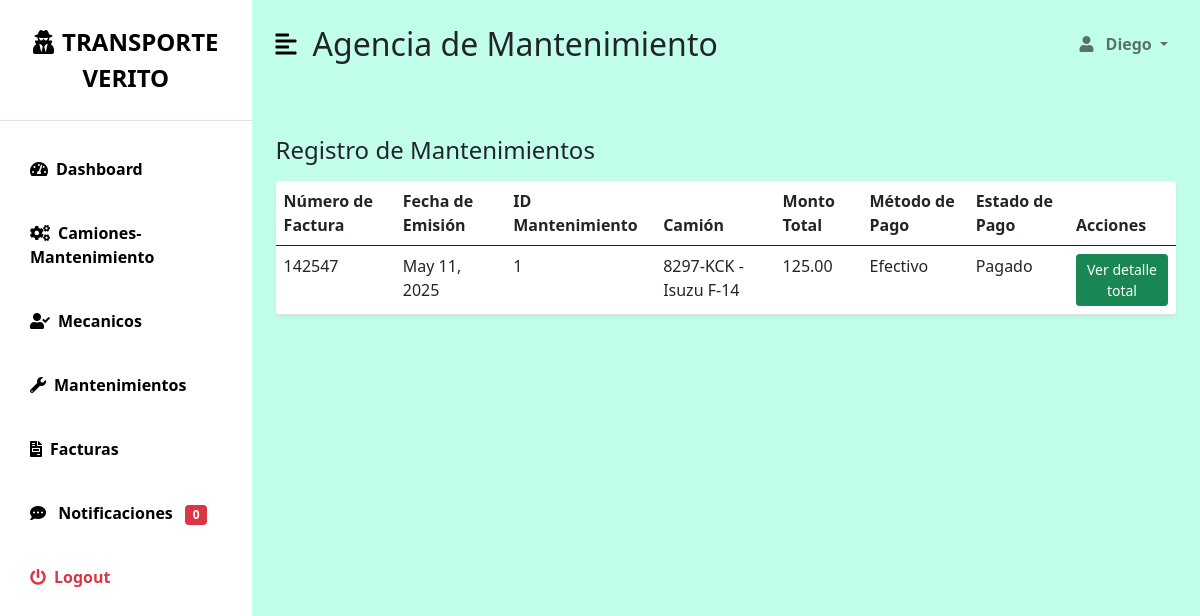
The page /facturas/ (signed in) on the database its author committed.
### myapp/models.py (models this page shows, shortened)
class User(AbstractUser):
    dni = models.CharField(max_length=8, unique=True, verbose_name="DNI")
    phone = models.CharField(max_length=15, blank=True, null=True, verbose_name="Teléfono")
    empresa = models.ForeignKey(Empresa, on_delete=models.CASCADE, verbose_name="Empresa", null=True, blank=True)
    class Meta:
        verbose_name = "Usuario"
        verbose_name_plural = "Usuarios"
    def has_role(self, role_name):
        return self.groups.filter(name=role_name).exists()

class Factura(models.Model):
    numero_factura = models.CharField(max_length=50, unique=True)
    fecha_emision = models.DateField()
    mantenimiento = models.OneToOneField(Mantenimiento, on_delete=models.SET_NULL,null=True,blank=True)
    taller = models.ForeignKey(Mecanico,on_delete=models.CASCADE)
    monto_total = models.DecimalField(max_digits=10, decimal_places=2, default=Decimal("0.00"))
    metodo_pago = models.CharField(max_length=15,choices=METODO_PAGO)  # Efectivo, Transferencia, etc.
    estado_pago = models.CharField(max_length=15,choices=ESTADO_PAGO)  # Pagado, Pendiente, etc.

class Mantenimiento(models.Model):
    motivo = models.OneToOneField(MotivoMantenimiento, on_delete=models.CASCADE)
    camion = models.ForeignKey(Camion,on_delete=models.CASCADE)
    taller = models.ForeignKey(Mecanico,on_delete=models.CASCADE)
    fecha_mantenimiento = models.DateField()
    tipo_mantenimiento = models.CharField(max_length=50,choices=TIPOS_MANTENIMIENTO)  # Preventivo, Correctivo, etc.
    estado_mantenimiento = models.CharField(max_length=20, choices=ESTADOS_MANTENIMIENTO, default='Pendiente')

class Camion(models.Model):
    foto_camion = models.ImageField(upload_to = 'camiones/')
    placa = models.CharField(max_length=10, unique=True, validators=[RegexValidator(regex=r'^[A-Z0-9-]+$', message="Formato inválido de placa.")])
    marca = models.CharField(max_length=50, choices=MARCAS_CAMIONES)
    modelo = models.CharField(max_length=50)
    year_fabricacion = models.PositiveIntegerField(validators=[MinValueValidator(1900), MaxValueValidator(date.today().year)])
    capacidad_carga = models.DecimalField(max_digits=5, decimal_places=2, default=Decimal("0.00"))
    tipo_camion = models.CharField(max_length=50, choices=TIPOS_CAMION)
    estado_operativo = models.CharField(max_length=25, choices=ESTADO_OPERATIVO_CHOICES, default='Activo')
    fecha_adquisicion = models.DateField(default=date.today)  # Fecha actual por defecto
    propietario_vehiculo = models.CharField(max_length=100, default="Desconocido")
    rendimiento_combustible = models.DecimalField(max_digits=5, decimal_places=2, default=Decimal("0.00"))
    empresa_propietaria = models.ForeignKey(Empresa,on_delete=models.CASCADE,related_name="camiones_empresa")
    notas = models.TextField(null=True, blank=True)
    def __str__(self):
       return f"{self.placa} - {self.marca} {self.modelo}"

### myapp/views.py (the view)
        def _wrapped_view(request, *args, **kwargs):
            if not request.user.is_authenticated or not request.user.has_role(role_name):
                raise PermissionDenied
            return view_func(request, *args, **kwargs)

### myapp/context_processors.py (called while the page is built)
def notificaciones(request):
    if request.user.is_authenticated:
        notificaciones_no_leidas = Notificacion.objects.filter(usuario=request.user, leido=False).count()
    else:
        notificaciones_no_leidas = 0
    return {'notificaciones_no_leidas': notificaciones_no_leidas}

### myapp/views.py (called while the page is built)
def role_required(role_name):
    def decorator(view_func):
        def _wrapped_view(request, *args, **kwargs):
            if not request.user.is_authenticated or not request.user.has_role(role_name):
                raise PermissionDenied
            return view_func(request, *args, **kwargs)
        return _wrapped_view
    return decorator

@login_required
@role_required('mantenimiento')
def lista_facturas(request):
    facturas = Factura.objects.select_related('mantenimiento__camion').all()
    return render(request, 'S_MANTENIMIENTO/Factura/lista_facturas.html', {'facturas': facturas})

### templates/S_MANTENIMIENTO/Factura/lista_facturas.html (shortened to what this page needs)
{% extends 'bases/base_mantenimiento.html' %}  {% block page_title %} Agencia de Mantenimiento
{%endblock %} {% block content %}
<div class="row my-5">
  <h3 class="fs-4 mb-3">Registro de Mantenimientos</h3>
  <div class="col">
    <table class="table bg-white rounded shadow-sm table-hover">
      <thead>
        <tr>
          <th>Número de Factura</th>
          <th>Fecha de Emisión</th>
          <th>ID Mantenimiento</th>
          <th>Camión</th>
          <th>Monto Total</th>
          <th>Método de Pago</th>
          <th>Estado de Pago</th>
          <th>Acciones</th>
        </tr>
      </thead>
      <tbody>
        {% for factura in facturas %}
        <tr>
          <td>{{ factura.numero_factura }}</td>
          <td>{{ factura.fecha_emision }}</td>
          <td>{{ factura.mantenimiento.id }}</td>
          <td>{{ factura.mantenimiento.camion }}</td>
          <td>{{ factura.monto_total }}</td>
          <td>{{ factura.metodo_pago }}</td>
          <td>{{ factura.estado_pago }}</td>
          <td>
            <a
              href="{% url 'factura_detalle' factura.id %}"
              class="btn btn-success btn-sm"
            >
              Ver detalle total
            </a>
          </td>
        </tr>
        {% empty %}
        <tr>
          <td colspan="7">No hay facturas registradas.</td>
        </tr>
        {% endfor %}
      </tbody>
    </table>
  </div>
</div>
{% endblock %}

### templates/bases/base_mantenimiento.html (shortened to what this page needs)
<!DOCTYPE html>
<html lang="es">
  <head>
    <link
      href="https://cdn.jsdelivr.net/npm/bootstrap@5.0.0-beta3/dist/css/bootstrap.min.css"
      rel="stylesheet"
    />
    <link
      rel="stylesheet"
      href="https://cdnjs.cloudflare.com/ajax/libs/font-awesome/5.15.3/css/all.min.css"
    />
    {% load static %}
    <link
      rel="stylesheet"
      href="{% static 'css/dashboard.css' %}?v={{ timestamp }}"
    />
  </head>
  <body>
    <div class="d-flex" id="wrapper">
      <div class="bg-white" id="sidebar-wrapper">
        <div
          class="sidebar-heading text-center py-4 primary-text fs-4 fw-bold text-uppercase border-bottom"
        >
          <i class="fas fa-user-secret me-2"></i>TRANSPORTE VERITO
        </div>
        <div class="list-group list-group-flush my-3">
          <a
            href="{% url 'role_page' 'mantenimiento' %}"
            class="list-group-item list-group-item-action bg-transparent second-text active"
          >
            <i class="fas fa-tachometer-alt me-2"></i>Dashboard
          </a>
          <a
            href="{% url 'camiones_en_mantenimiento' %}"
            class="list-group-item list-group-item-action bg-transparent second-text fw-bold"
          >
            <i class="fas fa-cogs me-2"></i>Camiones-Mantenimiento
          </a>
          <a
            href="{%url 'addmecanico'%}"
            class="list-group-item list-group-item-action bg-transparent second-text fw-bold"
            ><i class="fas fa-user-check me-2"></i>Mecanicos</a
          >
          <a
            href="{% url 'listar_mantenimientos' %}"
            class="list-group-item list-group-item-action bg-transparent second-text fw-bold"
          >
            <i class="fas fa-wrench me-2"></i>Mantenimientos
          </a>
          <a
            href="{% url 'lista_facturas' %}"
            class="list-group-item list-group-item-action bg-transparent second-text fw-bold"
          >
            <i class="fas fa-file-invoice me-2"></i>Facturas
          </a>
          <a
            href="{% url 'lista_notificaciones' %}"
            class="list-group-item list-group-item-action bg-transparent second-text fw-bold"
          >
            <i class="fas fa-comment-dots me-2"></i> Notificaciones
            <span class="badge bg-danger ms-2"
              >{{ notificaciones_no_leidas }}</span
            >
          </a>
          <a
            href="{% url 'logout' %}"
            class="list-group-item list-group-item-action bg-transparent text-danger fw-bold"
          >
            <i class="fas fa-power-off me-2"></i>Logout
          </a>
        </div>
      </div>
      <div id="page-content-wrapper">
        <nav
          class="navbar navbar-expand-lg navbar-light bg-transparent py-4 px-4"
        >
          <div class="d-flex align-items-center">
            <i
              class="fas fa-align-left primary-text fs-4 me-3"
              id="menu-toggle"
            ></i>
            <h2 class="fs-2 m-0">
              {% block page_title %}Panel de Control{% endblock %}
            </h2>
          </div>
          <div class="collapse navbar-collapse" id="navbarSupportedContent">
            <ul class="navbar-nav ms-auto mb-2 mb-lg-0">
              <li class="nav-item dropdown">
                <a
                  class="nav-link dropdown-toggle second-text fw-bold"
                  href="#"
                  id="navbarDropdown"
                  role="button"
                  data-bs-toggle="dropdown"
                  aria-expanded="false"
                >
                  <i class="fas fa-user me-2"></i> {{ user.username }}
                </a>
              </li>
            </ul>
          </div>
        </nav>
        <div class="container-fluid px-4">
          {% block content %} {% endblock %}
        </div>
      </div>
    </div>
  </body>
</html>

### static/css/dashboard.css (style rules this page uses)
:root { --main-bg-color: #d2ffde!important; --main-text-color: #000000; --second-text-color: #000000; --second-bg-color: #030303; }
.primary-text { color: var(--main-text-color); }
.second-text { color: var(--second-text-color); }
#wrapper { overflow-x: hidden; background-color: #c2ffeb!important; }
#sidebar-wrapper { min-height: 100vh; margin-left: -15rem; -webkit-transition: margin 0.25s ease-out; -moz-transition: margin 0.25s ease-out; -o-transition: margin 0.25s ease-out; transition: margin 0.25s ease-out; }
#sidebar-wrapper .sidebar-heading { padding: 0.875rem 1.25rem; font-size: 1.2rem; }
#sidebar-wrapper .list-group { width: 15rem; }
#page-content-wrapper { min-width: 100vw; }
#menu-toggle { cursor: pointer; }
.list-group-item { border: none; padding: 20px 30px; }
.list-group-item.active { background-color: transparent; color: var(--main-text-color); font-weight: bold; border: none; }
@media (min-width: 768px) { #sidebar-wrapper { margin-left: 0; } }
@media (min-width: 768px) { #page-content-wrapper { min-width: 0; width: 100%; } }

### rows shown on the page
User: username "Diego"
Factura: numero_factura "142547", fecha_emision "May 11, 2025", mantenimiento.id "1", mantenimiento.camion "8297-KCK - Isuzu F-14", monto_total "125.00", metodo_pago "Efectivo", estado_pago "Pagado"

### other values the page prints
{{ notificaciones_no_leidas }} "0"
